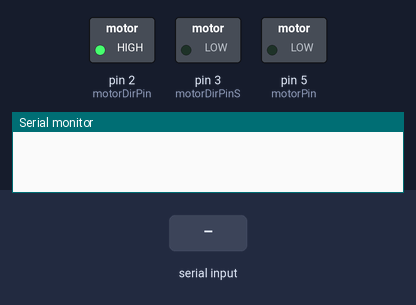
This sketch was run on a simulated Arduino Uno, built with avr-gcc and run on an emulated ATmega328P. Shown: switched loads named in the sketch (green lamp = pin HIGH), the last lines printed to the serial monitor. The test bench sets the inputs (shaded band).

Above: at 1.2 s.
1.3 s: "W" received over Serial
At 2.5 s:
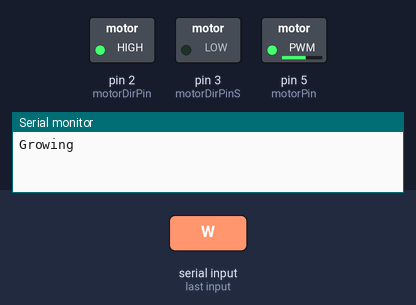
2.8 s: "S" received over Serial
At 3.7 s:
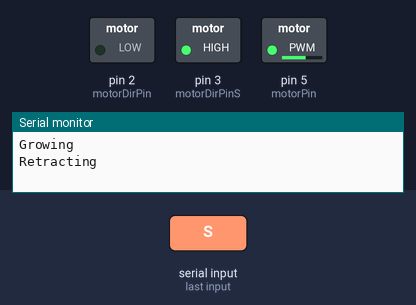
4.3 s: byte 32 (' ') received over Serial
At 4.8 s:
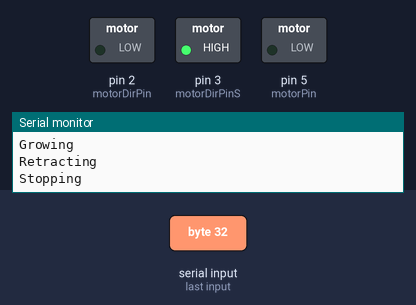
Timing chart, 0 to 7.3 s (numbered marks = the images above; inputs shaded):
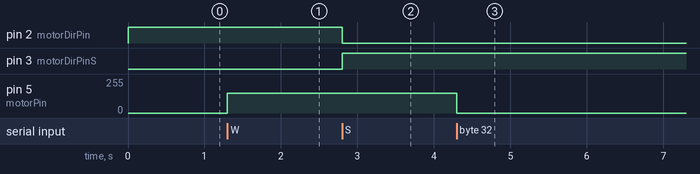

Measured:
- after the input at 1.3 s, pin 5 (motorPin): 0/255 → 150/255 at once
- after the input at 2.8 s, pin 2 (motorDirPin): HIGH → LOW at once; pin 3 (motorDirPinS): LOW → HIGH at once
- after the input at 4.3 s, pin 5 (motorPin): 150/255 → 0/255 at once

The sketch:

DCMotorControl_for_VineRobot.ino
```cpp
/*
There are three thing that the robot should be able to do; growing, retracting and stop when needed.
So the motor is going to be forward in direction for growing and reverse for retracting.
Also we can control the pace of the motions.
Starting pace of forward or reverse motion are supposed as 150. Minimum pace determined via testing.
The motor used is simple DC motor with reductor 6V 80mA 130 RPM and 1.1kg*cm operation torque.

To control the robot first the direction of motion is needed which may be W "growing" or S "retracting"
then the pace of the robot can be adjusted between 150 to 255 with 35 increase or decrase.
To stop the robot pressing the space would be enough

the inputs ;
"W" to growing motion
"S" to retracting
"D" to speed up
"A" to slow done
" " to stop
*/

#include <math.h>


#define OFF               0


int motorPin     = 5;  //Motor pin
int motorDirPin  = 2;  //Direction output pin for motor
int motorDirPinS = 3;  //Secondary direction output pin for motor

int minGrowthSpeed  = 150; //Minimum speed required to start growth
int StopSpeed       =   0; //Minimum speed required to stop growth
int minRetractSpeed = 150; //Minimum speed required to start retraction


int motorSpeed   =  0;      //Controls the motor's speed from 0-255
int speedDelta   = 35;      //Controls the change in speed //3 mode for the pace


unsigned char theInput = ' '; //we have char type input


void setup() {
  Serial.begin(9600);
  //define the motor as output
  pinMode(motorPin, OUTPUT);
  pinMode(motorDirPin, OUTPUT);
  pinMode(motorDirPinS, OUTPUT);
  //initial conditions off the motor
  analogWrite(motorPin, OFF);
  digitalWrite(motorDirPin, HIGH);
  digitalWrite(motorDirPinS, LOW);
}


void loop() {
  //input is needed for motion
  theInput = Serial.read();

  //the motion -forward or backward-
  if (theInput == 'W'){               //GROW -forward-
    motorSpeed = minGrowthSpeed ;
    grow(motorSpeed);

     Serial.println("Growing");
  }

  if (theInput == 'S'){               //RETRACT -backward-
    motorSpeed = minRetractSpeed ;
    retract(motorSpeed);

     Serial.println("Retracting");
  }

  //speed change
  if (theInput == 'D'){               //INCREASE SPEED
    motorSpeed += speedDelta;

    Serial.println(motorSpeed);
  }

  if (theInput == 'A'){               //DECREASE SPEED
    motorSpeed -= speedDelta;

    Serial.println(motorSpeed);
  }

  //ending the motion -stopping-
  if (theInput == ' '){               //STOP
    motorSpeed =  StopSpeed;
    stop();

    Serial.println("Stopping");
  }
}

//Functions -to adjust direction and motor speed for the given input-

// Tells the vine robot to grow
void grow(int motorSpeed){
    analogWrite(motorPin,motorSpeed);

    digitalWrite(motorDirPin, HIGH);
    digitalWrite(motorDirPinS, LOW);
}

// Tells the vine robot to retract
void retract(int motorSpeed){
    analogWrite(motorPin,motorSpeed);

    digitalWrite(motorDirPin, LOW);
    digitalWrite(motorDirPinS, HIGH);
}

// Stops the vine robot's growth
void stop(){
    analogWrite(motorPin,StopSpeed);
}
```
